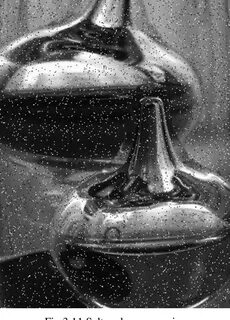
#> input picture 1.jpg, 230 x 320 px
$ jupyter execute zd.ipynb   (shell and % lines are left out)
#> lines starting #> are read from the running program, lines starting #| are printed output that depends on the picture
[cell 1]
import matplotlib.pyplot as plt
import numpy as np
import cv2

### Медианный фильтр

[cell 2]
def MedianFiltering(img) :
    B, G, R = cv2.split(img)
    # Медианная фильтрация синего канала
    H = np.zeros (256, dtype = int)
    for row in range(1, len(B) - 1) :
        H = np.zeros (256, dtype = int)
        med = np.uint8(np.median(B[row - 1 : row + 2, 0:3]))
        n = 0
        for i in range(-1, 2) :
            for j in range(0, 3) :
                H[B[row+i][j]] = H[B[row+i][j]] + 1
                if B[row+i][j] <= med :
                    n = n + 1
        for col in range(1, len(B[row]) - 1) :
            if col == 1 :
                None
            else :
                for i in range(-1, 2) :
                    H[B[row+i][col-2]] = H[B[row+i][col-2]] - 1
                    if B[row+i][col-2] <= med :
                        n = n - 1
                    H[B[row+i][col+1]] = H[B[row+i][col+1]] + 1
                    if B[row+i][col+1] <= med :
                        n = n + 1
                if n > 5 :
                    while n > 5 :
                        if med == 0 :
                            break
                        n = n - H[med]
                        med = med - 1
                elif n < 5 :
                    while n < 5 :
                        med = med + 1
                        n = n + H[med]
            sum = 0
            for k in range(med + 1) :
                sum = sum + H[k]
            H[B[row][col]] = H[B[row][col]] - 1
            if med < B[row][col] :
                n = n + 1
            B[row][col] = med
            H[med] = H[med] + 1
         # Медианная фильтрация зелёного канала
    H = np.zeros (256, dtype = int)
    for row in range(1, len(G) - 1) :
        H = np.zeros (256, dtype = int)
        med = np.uint8(np.median(G[row - 1 : row + 2, 0:3]))
        if med == -128 :
            print(G[row - 1 : row + 2, 0:3])
        n = 0
        for i in range(-1, 2) :
            for j in range(0, 3) :
                H[G[row+i][j]] = H[G[row+i][j]] + 1
                if G[row+i][j] <= med :
                    n = n + 1
        for col in range(1, len(G[row]) - 1) :
            if col == 1 :
                None
            else :
                for i in range(-1, 2) :
                    H[G[row+i][col-2]] = H[G[row+i][col-2]] - 1
                    if G[row+i][col-2] <= med :
                        n = n - 1
                    H[G[row+i][col+1]] = H[G[row+i][col+1]] + 1
                    if G[row+i][col+1] <= med :
                        n = n + 1
                if n > 5 :
                    while n > 5 :
                        if med == 0 :
                            break
                        n = n - H[med]
                        med = med - 1
                elif n < 5 :
                    while n < 5 :
                        med = med + 1
                        n = n + H[med]
            H[G[row][col]] = H[G[row][col]] - 1
            if med < G[row][col] :
                n = n + 1
            G[row][col] = med
            H[med] = H[med] + 1
         # Медианная фильтрация красного канала
    H = np.zeros (256, dtype = int)
    for row in range(1, len(R) - 1) :
        H = np.zeros (256, dtype = int)
        med = np.uint8(np.median(R[row - 1 : row + 2, 0:3]))
        if med == -128 :
            print(R[row - 1 : row + 2, 0:3])
        n = 0
        for i in range(-1, 2) :
            for j in range(0, 3) :
                H[R[row+i][j]] = H[R[row+i][j]] + 1
                if R[row+i][j] <= med :
                    n = n + 1
        for col in range(1, len(R[row]) - 1) :
            if col == 1 :
                None
            else :
                for i in range(-1, 2) :
                    H[R[row+i][col-2]] = H[R[row+i][col-2]] - 1
                    if R[row+i][col-2] <= med :
                        n = n - 1
                    H[R[row+i][col+1]] = H[R[row+i][col+1]] + 1
                    if R[row+i][col+1] <= med :
                        n = n + 1
                if n > 5 :
                    while n > 5 :
                        if med == 0 :
                            break
                        n = n - H[med]
                        med = med - 1
                elif n < 5 :
                    while n < 5 :
                        med = med + 1
                        n = n + H[med]
            sum = 0
            H[R[row][col]] = H[R[row][col]] - 1
            if med < R[row][col] :
                n = n + 1
            R[row][col] = med
            H[med] = H[med] + 1

    return cv2.merge([B,G,R])

[cell 3]
image = cv2.imread("1.jpg")
#> image is the input picture: shape (320, 230, 3); min 0, max 255, mean 92
image = cv2.cvtColor(image,cv2.COLOR_BGR2RGB)
plt.figure(figsize=(17,17))
plt.imshow(image)

[cell 4]
median_blurred = MedianFiltering(image)
#> the loop in MedianFiltering, `for row in range(1, len(B) - 1) :` made 318 passes
#> after the loop in MedianFiltering, `for row in range(1, len(B) - 1) :`:
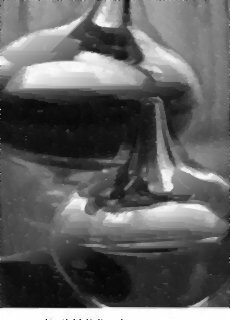
#> B: shape (320, 230); min 4, max 255, mean 97.3
#> the loop in MedianFiltering, `for row in range(1, len(G) - 1) :` made 318 passes
#> the loop in MedianFiltering, `for row in range(1, len(R) - 1) :` made 318 passes

[cell 5]
plt.figure(figsize=(17,17))
plt.imshow(median_blurred)

[cell 6]
image2 = cv2.imread("2.png")
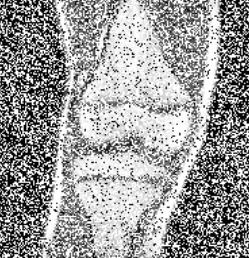
#> input picture 2.png, 249 x 258 px
#> image2 is the input picture: shape (258, 249, 3); mean B, G, R 155.5, 155.5, 155.5
plt.figure(figsize=(17,17))
plt.imshow(image2)

[cell 7]
med_blur = MedianFiltering(image2)
#> the loop in MedianFiltering (call 2), `for row in range(1, len(B) - 1) :` made 256 passes
#> after the loop in MedianFiltering (call 2), `for row in range(1, len(B) - 1) :`:
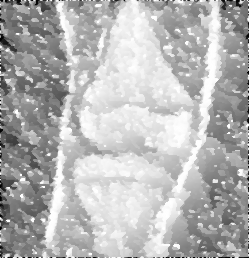
#> B: shape (258, 249); min 0, max 255, mean 180.7
#> the loop in MedianFiltering (call 2), `for row in range(1, len(G) - 1) :` made 256 passes
#> the loop in MedianFiltering (call 2), `for row in range(1, len(R) - 1) :` made 256 passes
